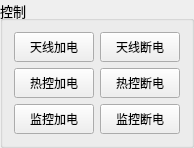
      <widget class="QGroupBox" name="controlGroup">
       <property name="sizePolicy">
        <sizepolicy hsizetype="Fixed" vsizetype="Fixed">
         <horstretch>0</horstretch>
         <verstretch>0</verstretch>
        </sizepolicy>
       </property>
       <property name="maximumSize">
        <size>
         <width>180</width>
         <height>240</height>
        </size>
       </property>
       <property name="font">
        <font>
         <family>Times New Roman</family>
         <pointsize>10</pointsize>
        </font>
       </property>
       <property name="focusPolicy">
        <enum>Qt::WheelFocus</enum>
       </property>
       <property name="title">
        <string>控制</string>
       </property>
       <layout class="QGridLayout" name="controlLayout">
        <property name="spacing">
         <number>6</number>
        </property>
        <item row="2" column="0">
         <widget class="QPushButton" name="monitorPowerOnButton">
          <property name="minimumSize">
           <size>
            <width>0</width>
            <height>30</height>
           </size>
          </property>
          <property name="maximumSize">
           <size>
            <width>16777215</width>
            <height>30</height>
           </size>
          </property>
          <property name="font">
           <font>
            <family>Times New Roman</family>
            <pointsize>9</pointsize>
           </font>
          </property>
          <property name="focusPolicy">
           <enum>Qt::WheelFocus</enum>
          </property>
          <property name="text">
           <string>监控加电</string>
          </property>
         </widget>
        </item>
        <item row="1" column="0">
         <widget class="QPushButton" name="thermalPowerOnButton">
          <property name="minimumSize">
           <size>
            <width>0</width>
            <height>30</height>
           </size>
          </property>
          <property name="maximumSize">
           <size>
            <width>16777215</width>
            <height>30</height>
           </size>
          </property>
          <property name="font">
           <font>
            <family>Times New Roman</family>
            <pointsize>9</pointsize>
           </font>
          </property>
          <property name="focusPolicy">
           <enum>Qt::WheelFocus</enum>
          </property>
          <property name="text">
           <string>热控加电</string>
          </property>
         </widget>
        </item>
        <item row="0" column="0">
         <widget class="QPushButton" name="antennaPowerOnButton">
          <property name="minimumSize">
           <size>
            <width>0</width>
            <height>30</height>
           </size>
          </property>
          <property name="maximumSize">
           <size>
            <width>16777215</width>
            <height>30</height>
           </size>
          </property>
          <property name="font">
           <font>
            <family>Times New Roman</family>
            <pointsize>9</pointsize>
           </font>
          </property>
          <property name="focusPolicy">
           <enum>Qt::WheelFocus</enum>
          </property>
          <property name="text">
           <string>天线加电</string>
          </property>
         </widget>
        </item>
        <item row="0" column="1">
         <widget class="QPushButton" name="antennaPowerOffButton">
          <property name="minimumSize">
           <size>
            <width>0</width>
            <height>30</height>
           </size>
          </property>
          <property name="maximumSize">
           <size>
            <width>16777215</width>
            <height>30</height>
           </size>
          </property>
          <property name="font">
           <font>
            <family>Times New Roman</family>
            <pointsize>9</pointsize>
           </font>
          </property>
          <property name="focusPolicy">
           <enum>Qt::WheelFocus</enum>
          </property>
          <property name="text">
           <string>天线断电</string>
          </property>
         </widget>
        </item>
        <item row="1" column="1">
         <widget class="QPushButton" name="thermalPowerOffButton">
          <property name="minimumSize">
           <size>
            <width>0</width>
            <height>30</height>
           </size>
          </property>
          <property name="maximumSize">
           <size>
            <width>16777215</width>
            <height>30</height>
           </size>
          </property>
          <property name="font">
           <font>
            <family>Times New Roman</family>
            <pointsize>9</pointsize>
           </font>
          </property>
          <property name="focusPolicy">
           <enum>Qt::WheelFocus</enum>
          </property>
          <property name="text">
           <string>热控断电</string>
          </property>
         </widget>
        </item>
        <item row="2" column="1">
         <widget class="QPushButton" name="monitorPowerOffButton">
          <property name="minimumSize">
           <size>
            <width>0</width>
            <height>30</height>
           </size>
          </property>
          <property name="maximumSize">
           <size>
            <width>16777215</width>
            <height>30</height>
           </size>
          </property>
          <property name="font">
           <font>
            <family>Times New Roman</family>
            <pointsize>9</pointsize>
           </font>
          </property>
          <property name="focusPolicy">
           <enum>Qt::WheelFocus</enum>
          </property>
          <property name="text">
           <string>监控断电</string>
          </property>
         </widget>
        </item>
       </layout>
      </widget>
